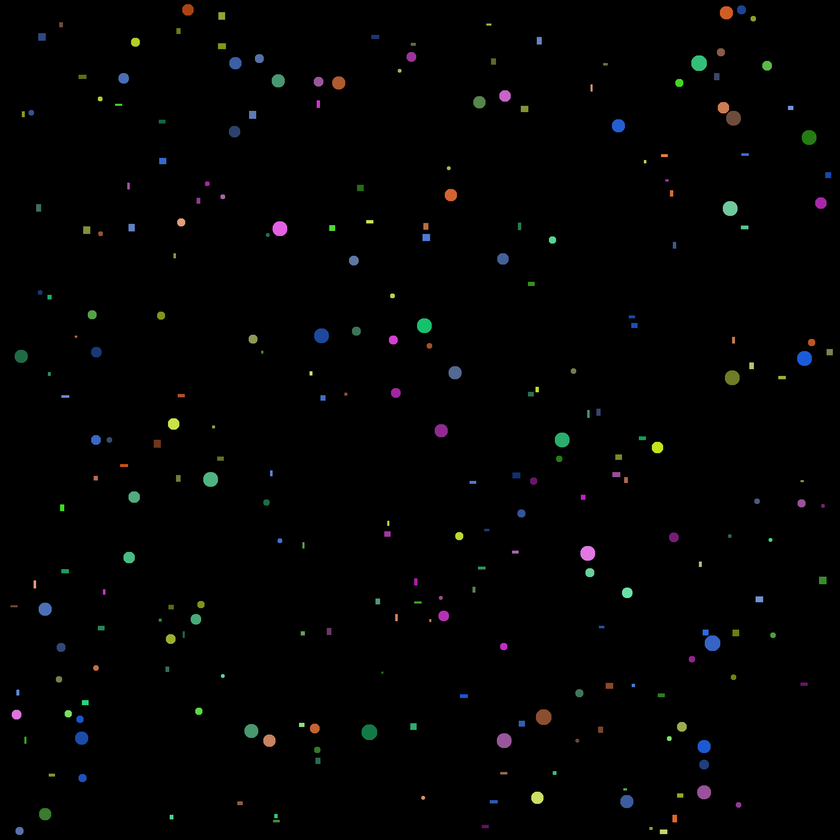
#> input picture figures_and_colors/balls_and_rects.png, 840 x 840 px, shrunk from 2000 x 2000 before the run, found by its file name
$ python main.py
#> lines starting #> are read from the running program, lines starting #| are printed output that depends on the picture; after the words box and inside, x2 and y2 are one past the last pixel; in counts of white or black regions, pixels touching at a corner belong together
import cv2
import numpy as np

def get_shape_type(contour):
    arc_len = cv2.arcLength(contour, True)
    if arc_len == 0:
        return None

    approx = cv2.approxPolyDP(contour, 0.04 * arc_len, True)
    vertices = len(approx)

    if vertices == 4:
        return "Прямоугольники"
    elif vertices > 4:
        return "Круги"
    return None

def main():
    img = cv2.imread("C:/Users/vital\Desktop/figures_and_colors/balls_and_rects.png")
#> img is the input picture: shape (840, 840, 3); mean B, G, R 2.3, 2.4, 2.1
    if img is None:
        return

    hsv = cv2.cvtColor(img, cv2.COLOR_BGR2HSV)
#> hsv: shape (840, 840, 3); mean H, S, V 2.6, 6, 3.3

    color_ranges = [
        ("Красный", [0, 50, 50], [10, 255, 255]),
        ("Оранжевый", [11, 50, 50], [25, 255, 255]),
        ("Жёлтый", [26, 50, 50], [35, 255, 255]),
        ("Зелёный", [36, 50, 50], [85, 255, 255]),
        ("Синий", [86, 50, 50], [130, 255, 255]),
        ("Фиолетовый", [131, 50, 50], [160, 255, 255]),
        ("Розовый", [161, 50, 50], [180, 255, 255])
    ]

    summary = {}
    total_count = 0

    for name, low, high in color_ranges:
        mask = cv2.inRange(hsv, np.array(low), np.array(high))
        contours, _ = cv2.findContours(mask, cv2.RETR_EXTERNAL, cv2.CHAIN_APPROX_SIMPLE)

        circles = 0
        rects = 0

        for c in contours:
            if cv2.contourArea(c) < 15:
                continue

            label = get_shape_type(c)
            if label == "Круги":
                circles += 1
                total_count += 1
            elif label == "Прямоугольники":
                rects += 1
                total_count += 1

        if circles > 0 or rects > 0:
            summary[name] = (circles, rects)
#> this loop made 7 passes
#> contours on pass 2: 18 contours, all with area under 20
#> pass 1, in main, `mask = cv2.inRange(hsv, np.array(low), np.array(high))`:
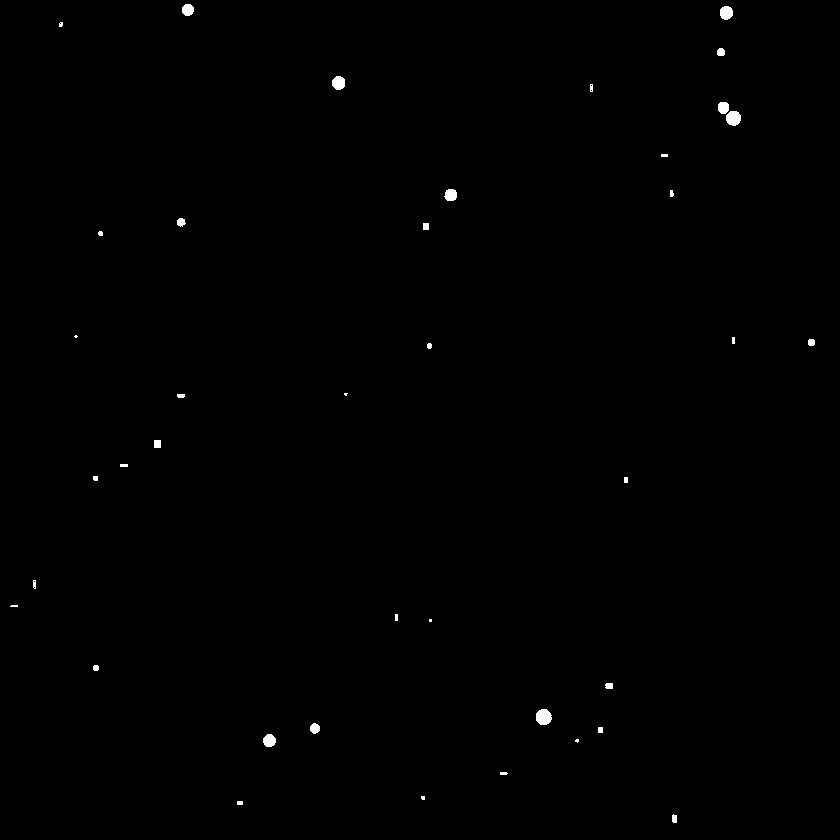
#> mask: shape (840, 840); 0.29% white; 39 white regions (7 under 20 px), largest, box (x1, y1, x2, y2) and area: (536, 709, 552, 725) 206, (726, 111, 741, 126) 181, (720, 6, 733, 20) 148
#> pass 2, in main, `mask = cv2.inRange(hsv, np.array(low), np.array(high))`:
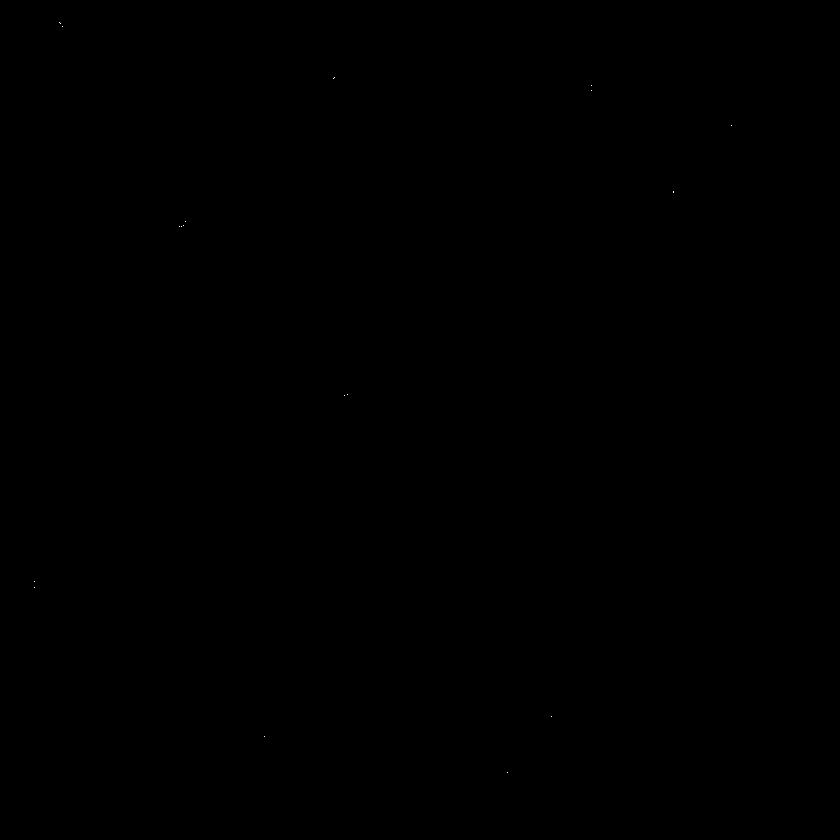
#> mask: shape (840, 840); 0% white in thin lines or dots, all inside (x1, y1, x2, y2) = (34, 22, 732, 773)
#> pass 3, in main, `mask = cv2.inRange(hsv, np.array(low), np.array(high))`:
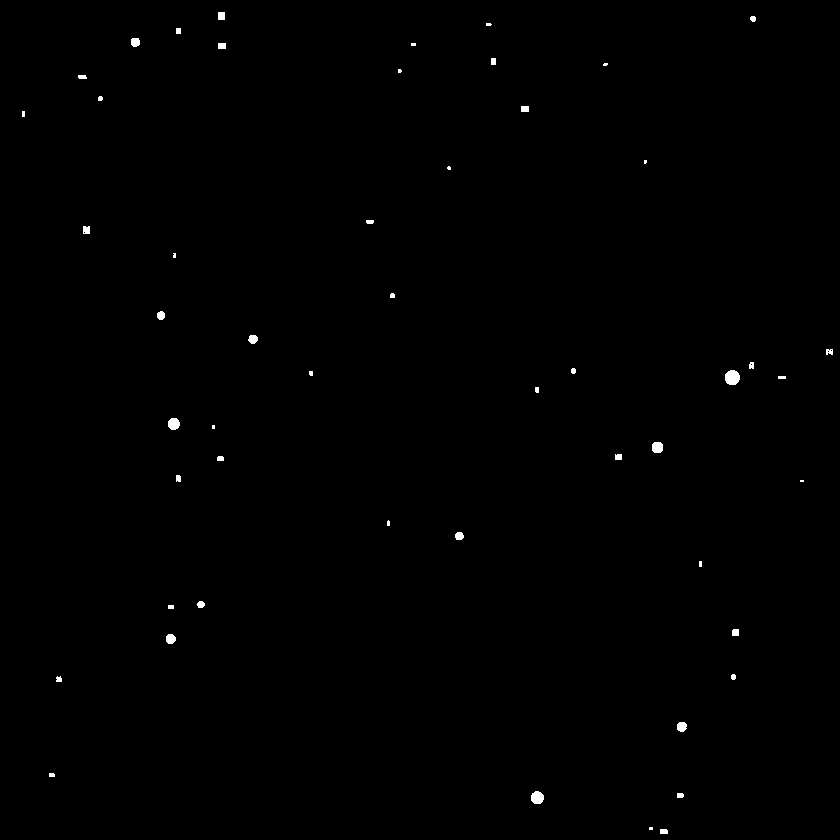
#> mask: shape (840, 840); 0.3% white; 51 white regions (14 under 20 px), largest, box (x1, y1, x2, y2) and area: (725, 370, 740, 385) 183, (531, 791, 544, 804) 136, (168, 418, 180, 430) 117
#> after the loop: mask: shape (840, 840); every value is 0
#> after the loop, summary = {'Красный': (16, 9), 'Жёлтый': (23, 10), 'Зелёный': (36, 14), 'Синий': (31, 18), 'Фиолетовый': (24, 4)}; total_count = 185

    print(f"Общее количество фигур: {total_count}")
#| Общее количество фигур: 185
    for shade, counts in summary.items():
        print(f"Оттенок: {shade}")
        print(f"  Кругов: {counts[0]}")
        print(f"  Прямоугольников: {counts[1]}")
#> this loop made 5 passes
#> (printed output is left out)

if __name__ == "__main__":
    main()
